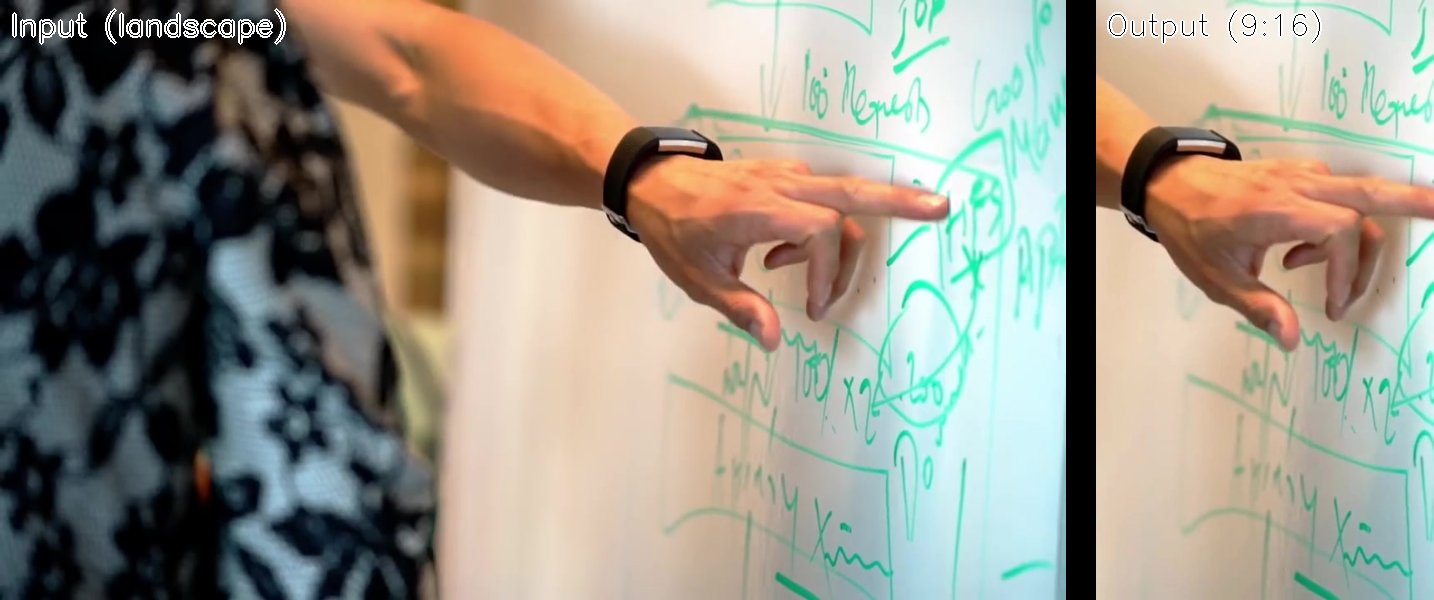
#> input picture assets/example1.jpg, 1434 x 600 px
$ python -i border_detector.py   (imports and definitions only)
#> lines starting #> are read from the running program, lines starting #| are printed output that depends on the picture
from typing import Dict, List, Tuple, Any

import cv2
import numpy as np
import logging

# Create and configure module-level logger
logger = logging.getLogger("autoflip.detection.border_detector")


class Color:
    """Simple color class to match MediaPipe's implementation."""

    # [4 lines left out: function __init__, not called in this run]


class BorderDetector:
    """
    Detector for identifying black borders and static content in videos.

    This detector analyzes frames to find top and bottom borders
    that can be safely cropped without losing content.
    """

    MIN_BORDER_DISTANCE = 5
    K_MEANS_CLUSTER_COUNT = 4
    MAX_PIXELS_TO_PROCESS = 300000

    def __init__(
        self,
        color_tolerance: int = 25,
        border_color_pixel_percentage: float = 0.6,
        vertical_search_distance: float = 0.3,
        default_padding_px: int = 0,
        border_object_padding_px: int = 0,
        solid_background_tolerance_percentage: float = 0.8,
        max_frames_to_process: int = 10,
        debug_mode: bool = False,
    ):
        """
        Initialize the border detector.

        Args:
            color_tolerance: Tolerance for color matching
            border_color_pixel_percentage: Minimum percentage of pixels in a row that must match border color
            vertical_search_distance: Fraction of frame height to search for borders
            default_padding_px: Default padding in pixels
            border_object_padding_px: Additional padding for detected borders
            solid_background_tolerance_percentage: Threshold for determining if background is solid color
            max_frames_to_process: Maximum number of frames to process for border detection
            debug_mode: If True, draw visualizations of detected borders
        """
        self.color_tolerance = color_tolerance
        self.border_color_pixel_percentage = border_color_pixel_percentage
        self.vertical_search_distance = vertical_search_distance
        self.default_padding_px = default_padding_px
        self.border_object_padding_px = border_object_padding_px
        self.solid_background_tolerance_percentage = solid_background_tolerance_percentage
        self.max_frames_to_process = max_frames_to_process
        self.debug_mode = debug_mode

    def detect(self, frames: List[np.ndarray]) -> Dict[str, Any]:
        """
        Detect borders in a sequence of frames.

        Args:
            frames: List of video frames

        Returns:
            Dictionary containing border information and background color
        """
        if not frames:
            raise ValueError("No frames provided")

        # Limit the number of frames to process for performance
        if len(frames) > self.max_frames_to_process:
            # Choose frames evenly distributed throughout the video
            step = max(1, len(frames) // self.max_frames_to_process)
            frames_to_process = frames[::step][:self.max_frames_to_process]
            logger.debug(f"Border detection: Processing {len(frames_to_process)} of {len(frames)} frames")
        else:
            frames_to_process = frames

        # Process the first frame
        frame = frames_to_process[0]
        frame_height, frame_width = frame.shape[:2]

        # Initialize output with default values
        features = {
            "top_border": 0,
            "bottom_border": 0,
            "background_color": (0, 0, 0),
            "non_border_area": {
                "x": 0,
                "y": self.default_padding_px,
                "width": frame_width,
                "height": max(0, frame_height - self.default_padding_px * 2)
            }
        }

        # Check for border at the top of the frame
        seed_color_top = Color()
        self._find_dominant_color(frame[0:1, :, :], seed_color_top)
        self._detect_border(frame, seed_color_top, "top", features)

        # Check for border at the bottom of the frame
        seed_color_bottom = Color()
        self._find_dominant_color(frame[frame_height-1:frame_height, :, :], seed_color_bottom)
        self._detect_border(frame, seed_color_bottom, "bottom", features)

        # Fallback: If no borders were detected but it looks like a letterboxed video,
        # try dedicated letterbox detection
        if features["top_border"] == 0 and features["bottom_border"] == 0:
            is_letterboxed, letterbox_features = self._detect_letterbox(frame)
            if is_letterboxed:
                logger.debug("Detected letterboxed video using histogram analysis")
                features.update(letterbox_features)

        # Check the non-border area for a dominant color
        non_static_area = features["non_border_area"]
        non_static_frame = frame[
            non_static_area["y"]:non_static_area["y"]+non_static_area["height"],
            non_static_area["x"]:non_static_area["x"]+non_static_area["width"]
        ]

        dominant_color_nonborder = Color()
        dominant_color_percent = self._find_dominant_color(non_static_frame, dominant_color_nonborder)

        if dominant_color_percent > self.solid_background_tolerance_percentage:
            features["background_color"] = (
                dominant_color_nonborder.b,
                dominant_color_nonborder.g,
                dominant_color_nonborder.r
            )

        return features

    # [361 lines left out: functions _find_dominant_color, _color_count, _detect_border, _create_debug_visualization, _detect_letterbox, not called in this run]

>>> import cv2
>>> picture = cv2.imread('../../assets/example1.jpg', cv2.IMREAD_GRAYSCALE)
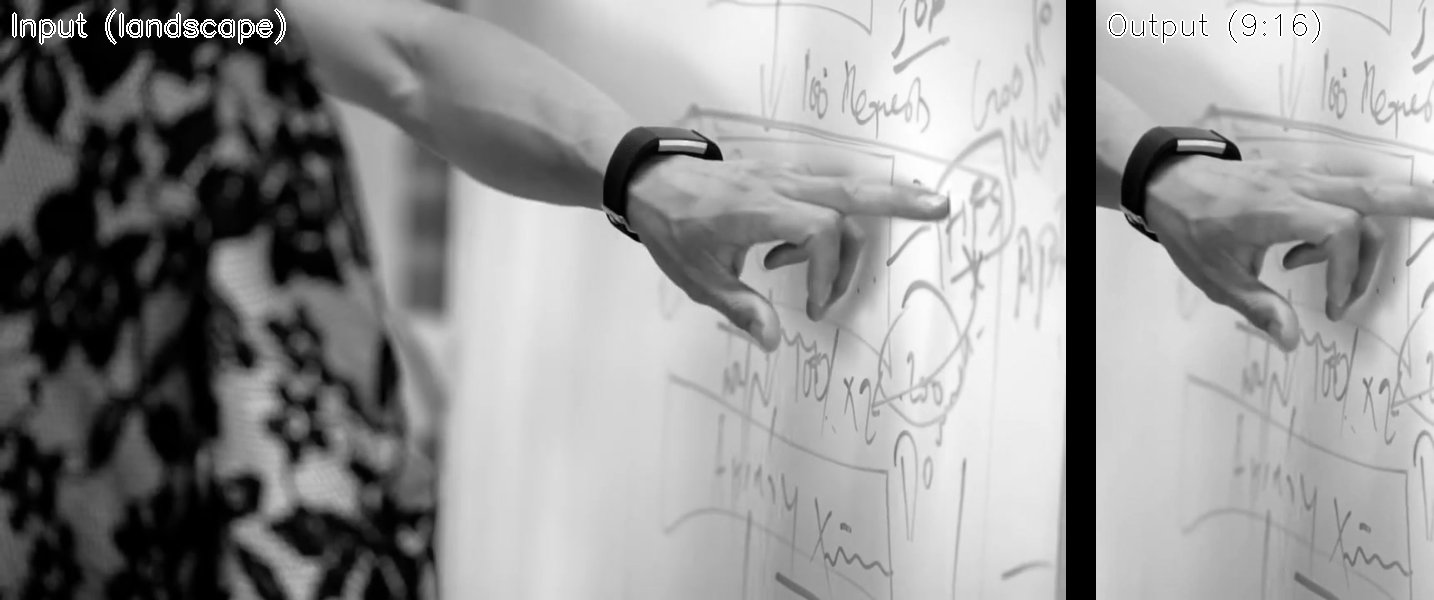
#> picture: shape (600, 1434); min 0, max 255, mean 147.7
>>> result = BorderDetector().detect(picture)
#> (the run stopped early here; a loop or call above may not have finished)

$ run again, on assets/example2.jpg
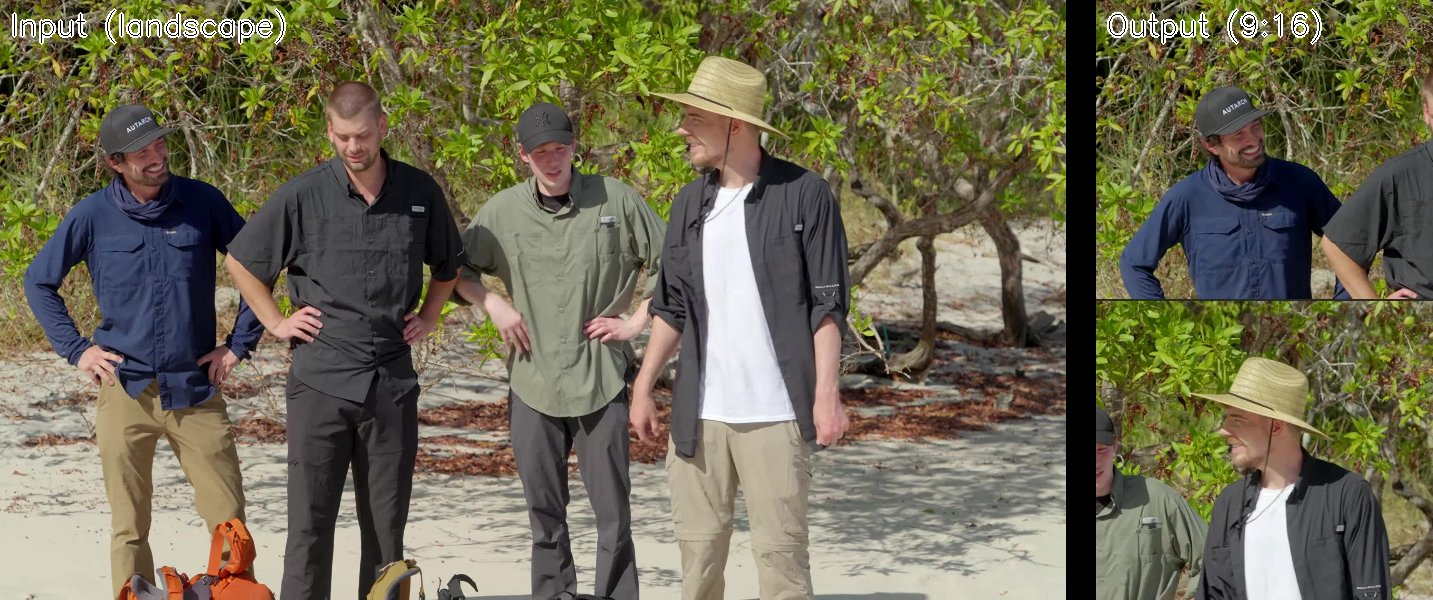
#> input picture assets/example2.jpg, 1433 x 600 px
#> `picture = cv2.imread('../../assets/example1.jpg', cv2.IMREAD_GRAYSCALE)`:
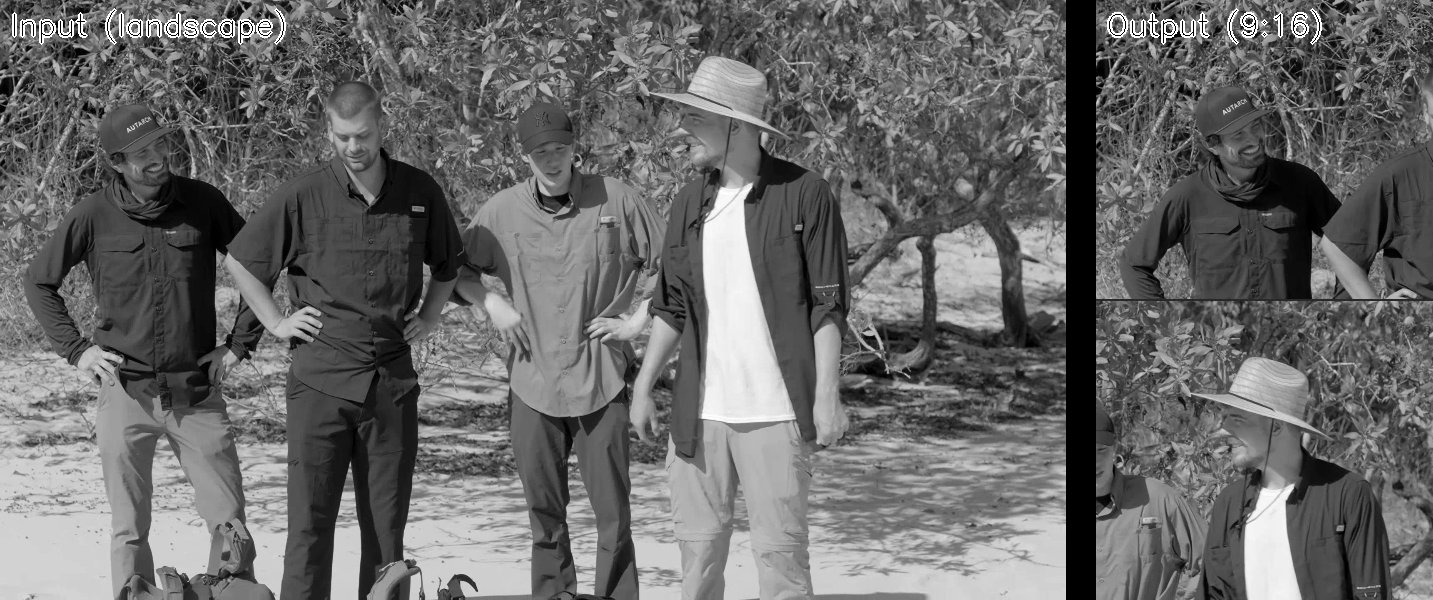
#> picture: shape (600, 1433); min 0, max 255, mean 105.4

$ run again, on assets/example_split1.jpg
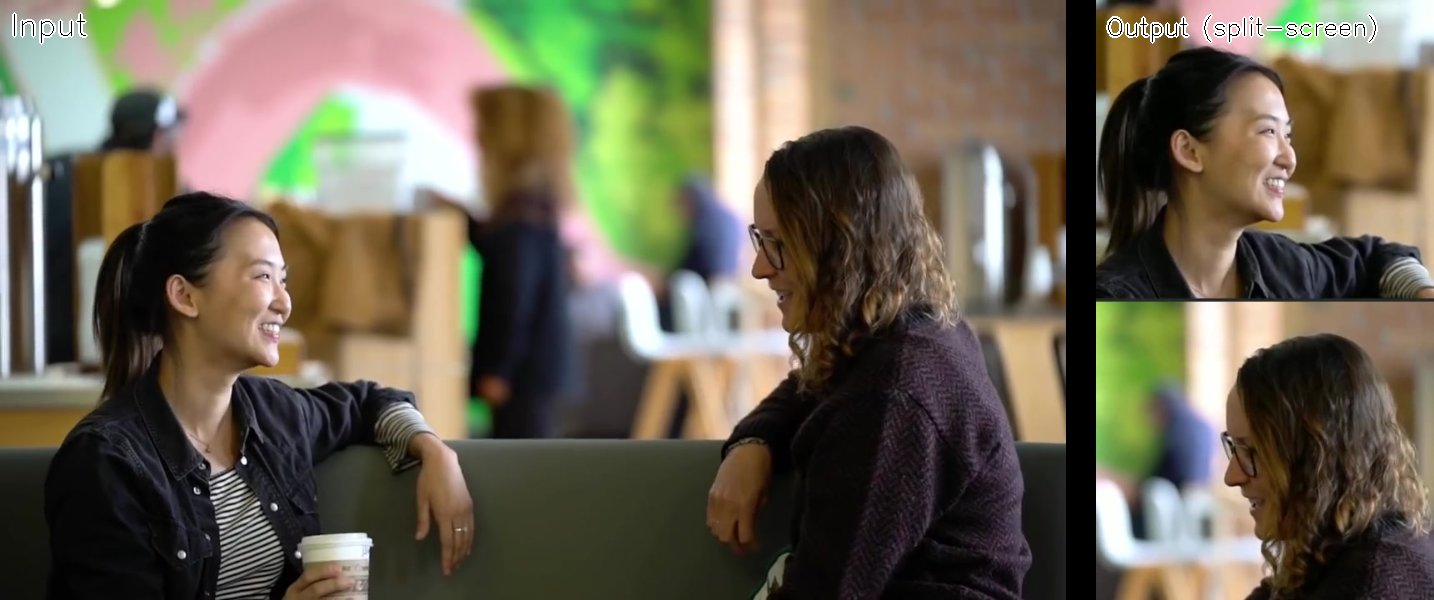
#> input picture assets/example_split1.jpg, 1434 x 600 px
#> `picture = cv2.imread('../../assets/example1.jpg', cv2.IMREAD_GRAYSCALE)`:
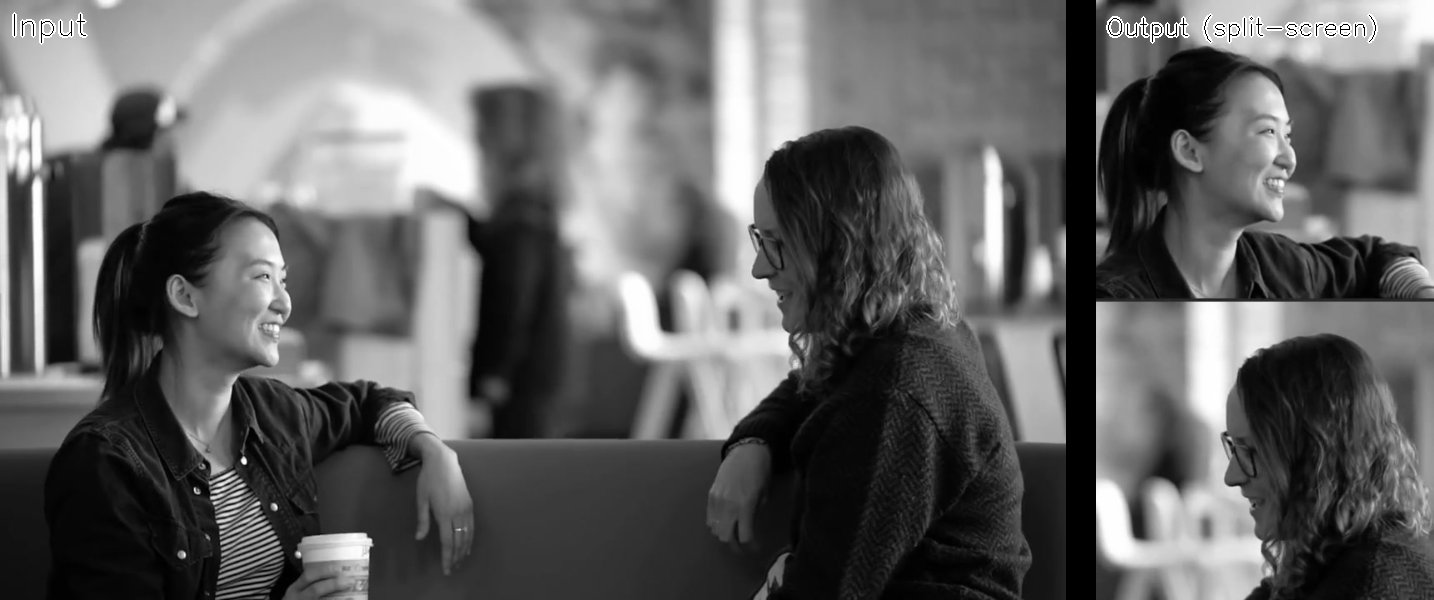
#> picture: shape (600, 1434); min 0, max 255, mean 99.8

$ run again, on assets/example_split2.jpg
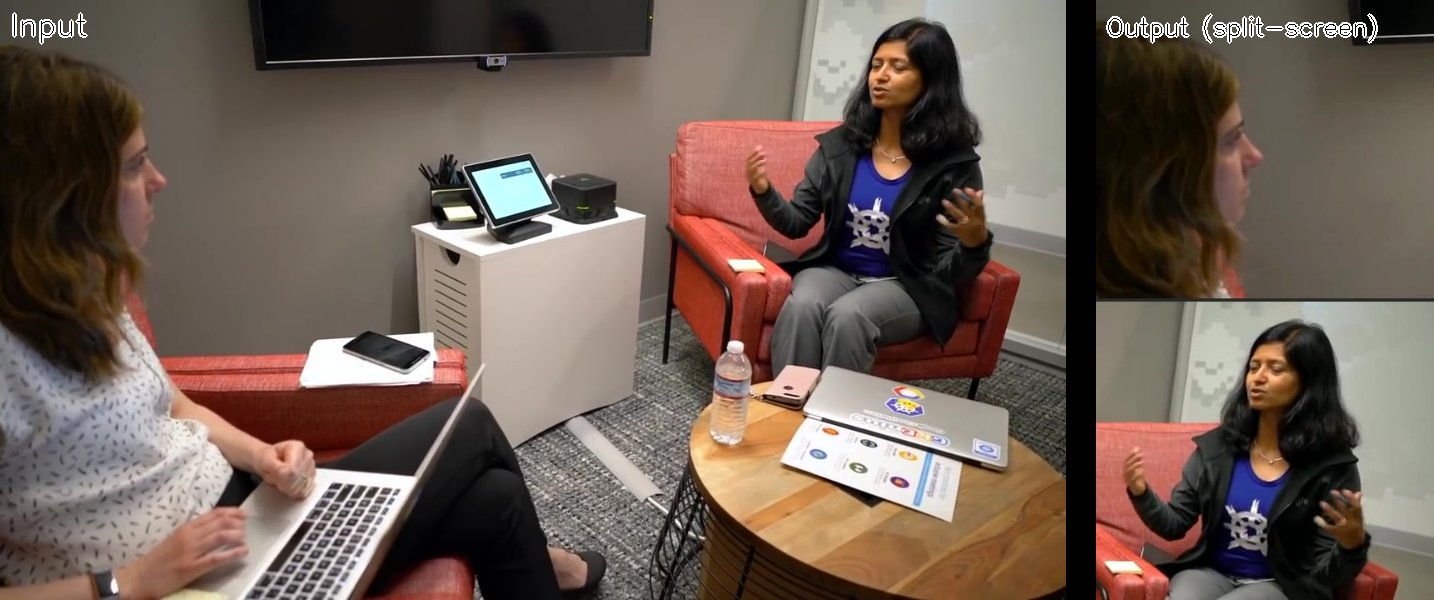
#> input picture assets/example_split2.jpg, 1434 x 600 px
#> `picture = cv2.imread('../../assets/example1.jpg', cv2.IMREAD_GRAYSCALE)`:
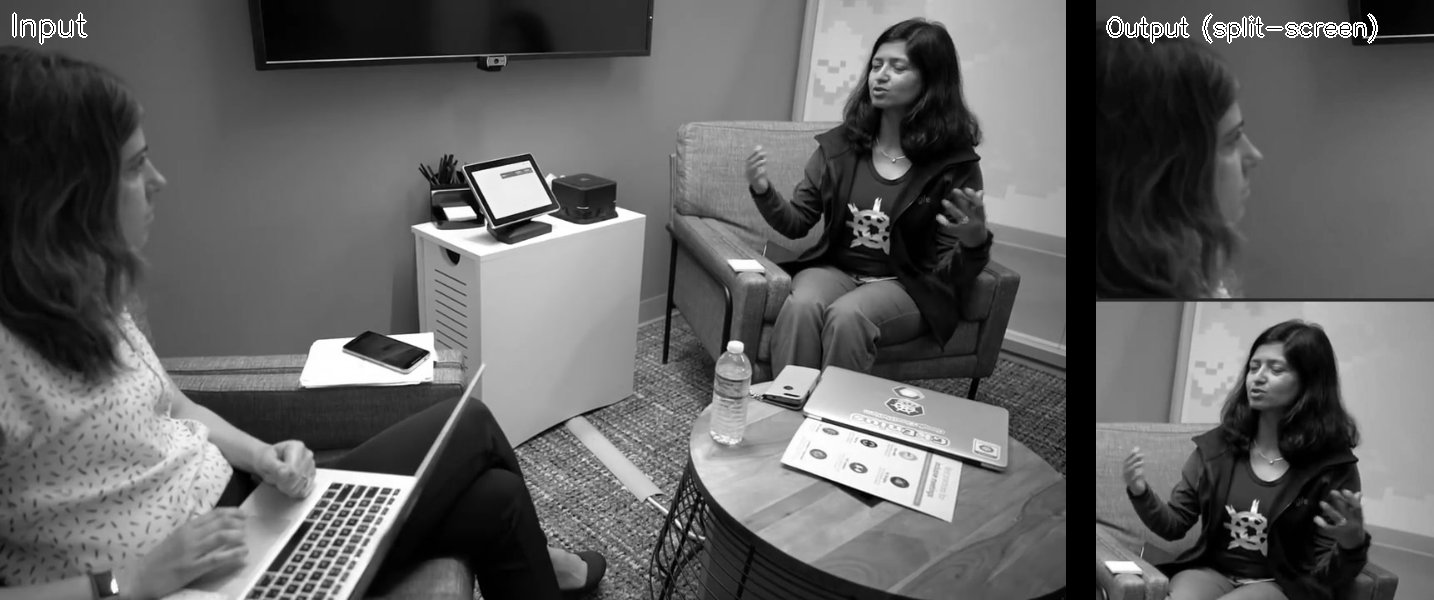
#> picture: shape (600, 1434); min 0, max 255, mean 97.7
